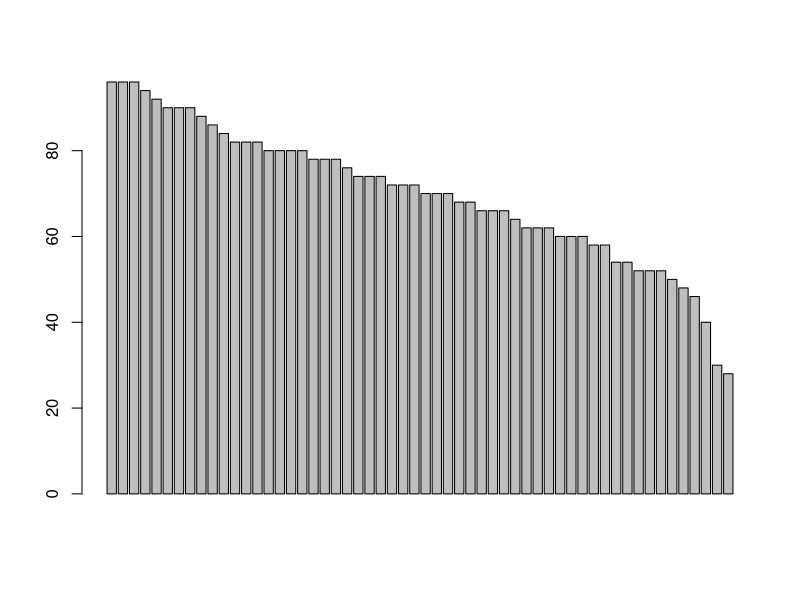

The R source for this figure:
setwd(dirname(rstudioapi::getActiveDocumentContext()$path))

df <- read.table(file="iestaajeksaamens_matemaatika_2017.csv", header=TRUE, sep=";")



barplot(sort(df$Procenti, decreasing=TRUE))
